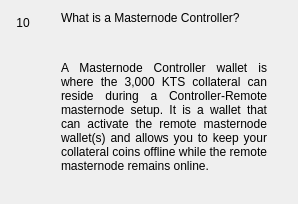
                  <widget class="QWidget" name="widgetFaq10" native="true">
                   <layout class="QHBoxLayout" name="horizontalpage_10" stretch="0,1">
                    <item alignment="Qt::AlignTop">
                     <widget class="QLabel" name="labelNumber10">
                      <property name="minimumSize">
                       <size>
                        <width>24</width>
                        <height>24</height>
                       </size>
                      </property>
                      <property name="maximumSize">
                       <size>
                        <width>16777215</width>
                        <height>24</height>
                       </size>
                      </property>
                      <property name="text">
                       <string>10</string>
                      </property>
                      <property name="alignment">
                       <set>Qt::AlignCenter</set>
                      </property>
                     </widget>
                    </item>
                    <item>
                     <layout class="QVBoxLayout" name="verticalLayoutpage_10">
                      <property name="leftMargin">
                       <number>20</number>
                      </property>
                      <property name="rightMargin">
                       <number>20</number>
                      </property>
                      <item>
                       <widget class="QLabel" name="labelSubtitle10">
                        <property name="text">
                         <string>What is a Masternode Controller?</string>
                        </property>
                        <property name="wordWrap">
                         <bool>true</bool>
                        </property>
                       </widget>
                      </item>
                      <item>
                       <spacer name="verticalSpacer_100">
                        <property name="orientation">
                         <enum>Qt::Vertical</enum>
                        </property>
                        <property name="sizeType">
                         <enum>QSizePolicy::Fixed</enum>
                        </property>
                        <property name="sizeHint" stdset="0">
                         <size>
                          <width>20</width>
                          <height>30</height>
                         </size>
                        </property>
                       </spacer>
                      </item>
                      <item>
                       <widget class="QLabel" name="labelContent10">
                        <property name="text">
                         <string>&lt;html&gt;&lt;head/&gt;&lt;body&gt;&lt;p align=&quot;justify&quot;&gt;A Masternode Controller wallet is where the 3,000 KTS collateral can reside during a Controller-Remote masternode setup. It is a wallet that can activate the remote masternode wallet(s) and allows you to keep your collateral coins offline while the remote masternode remains online. &lt;/p&gt;&lt;/body&gt;&lt;/html&gt;</string>
                        </property>
                        <property name="alignment">
                         <set>Qt::AlignLeading|Qt::AlignLeft|Qt::AlignTop</set>
                        </property>
                        <property name="wordWrap">
                         <bool>true</bool>
                        </property>
                       </widget>
                      </item>
                      <item>
                       <spacer name="verticalSpacer_92">
                        <property name="orientation">
                         <enum>Qt::Vertical</enum>
                        </property>
                        <property name="sizeHint" stdset="0">
                         <size>
                          <width>20</width>
                          <height>20</height>
                         </size>
                        </property>
                       </spacer>
                      </item>
                     </layout>
                    </item>
                   </layout>
                  </widget>
